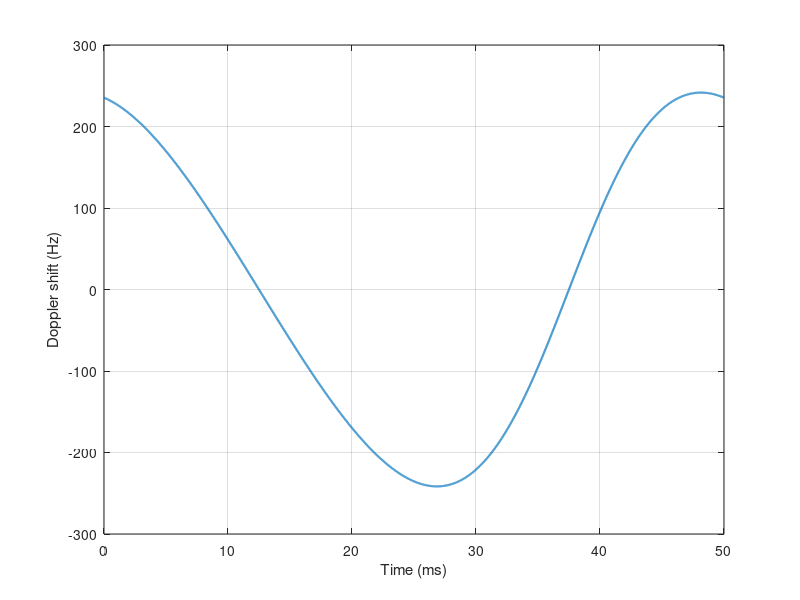

This figure's MATLAB source: (Note: this script raises an error after producing the figure.)
% Radius in meters
r = 0.25;

% Distance to fan 
d = 0.4;

% Get wavelength
fc = 2.4e9;
c = 3e8;
lambda = c/fc;

% Define rotation in rpm
w = 1200;

% Convert to rad/s
w = w*(2*pi)/60;

% Radial distance as a function of time
dist = @(t) sqrt(r^2*cos(w*t).^2 + (r*sin(w*t) + r).^2 + d^2);

% Create time vector over multiple cycles of movement
num_cylces = 1;
dt = 1e-5;
t = 0:dt:num_cylces*(2*pi/w);

% Compute the doppler shifts as a function of time
fd = zeros(1,length(t));
for i = 1:length(t)
    dr = (dist(t(i)+dt) - dist(t(i)))/dt;
    fd(i) = 2*dr/lambda;
end

% Plot the doppler shift against time
figure(1); clf;
plot(t*1e3, fd, 'LineWidth', 1.5);
grid on;
xlabel('Time (ms)')
ylabel('Doppler shift (Hz)')

% Compute a frequency axis for plotting
fs = 1/dt;
faxis = fs*(0:(length(t)-1))/(length(t));
faxis = faxis - fs*(faxis >= fs/2);
faxis = fftshift(faxis);

% Determine the phase of the resulting waveform
phi = filter(1,[1 -1],2*pi*fd.*dt);

% Plot the spectrum of the return
figure(2); clf;
plot(faxis/1e3,db(fftshift(fft(exp(1i*phi)))), 'LineWidth', 1.5)
grid on;
xlabel('Frequency (kHz)')
ylabel('Magnitude (dB)')
